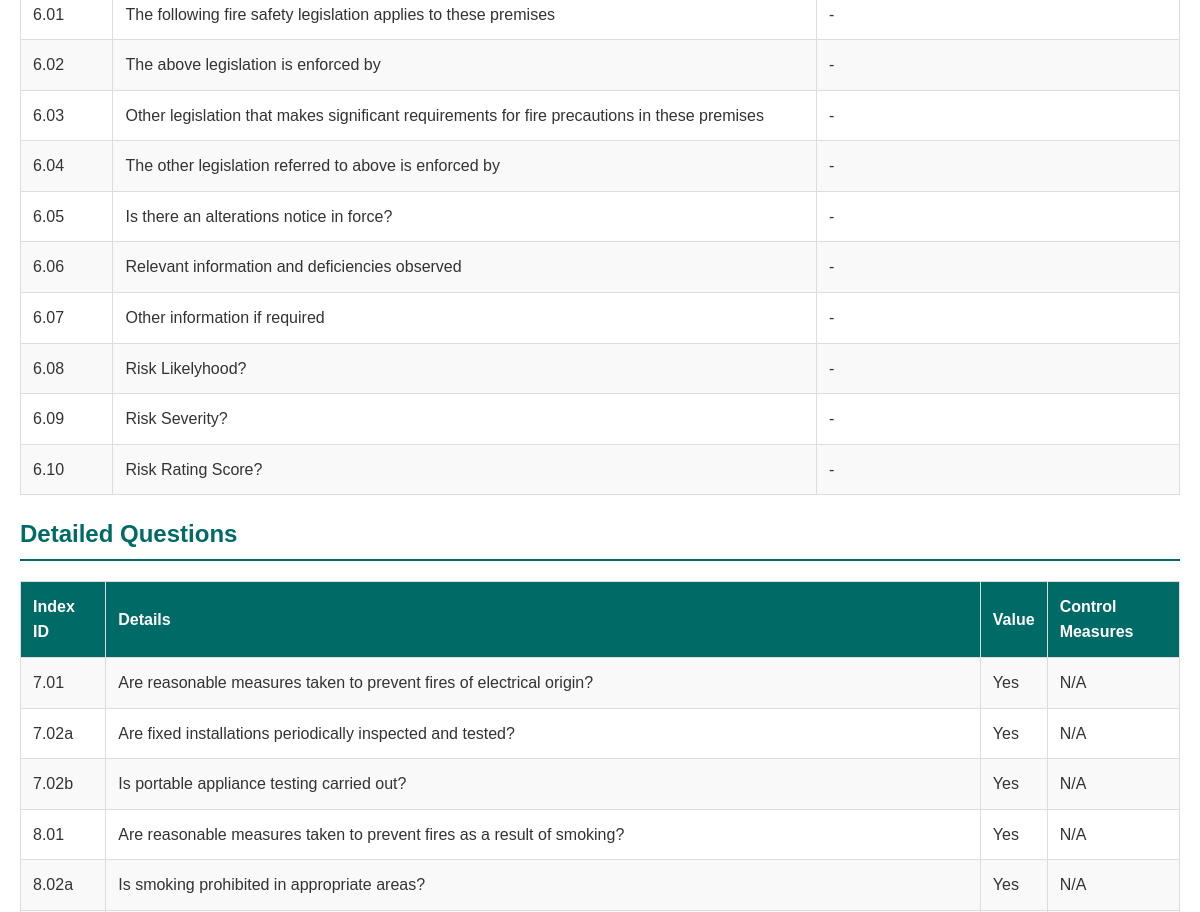
Before: /form/18/view (signed in, middle part) with the older database file.
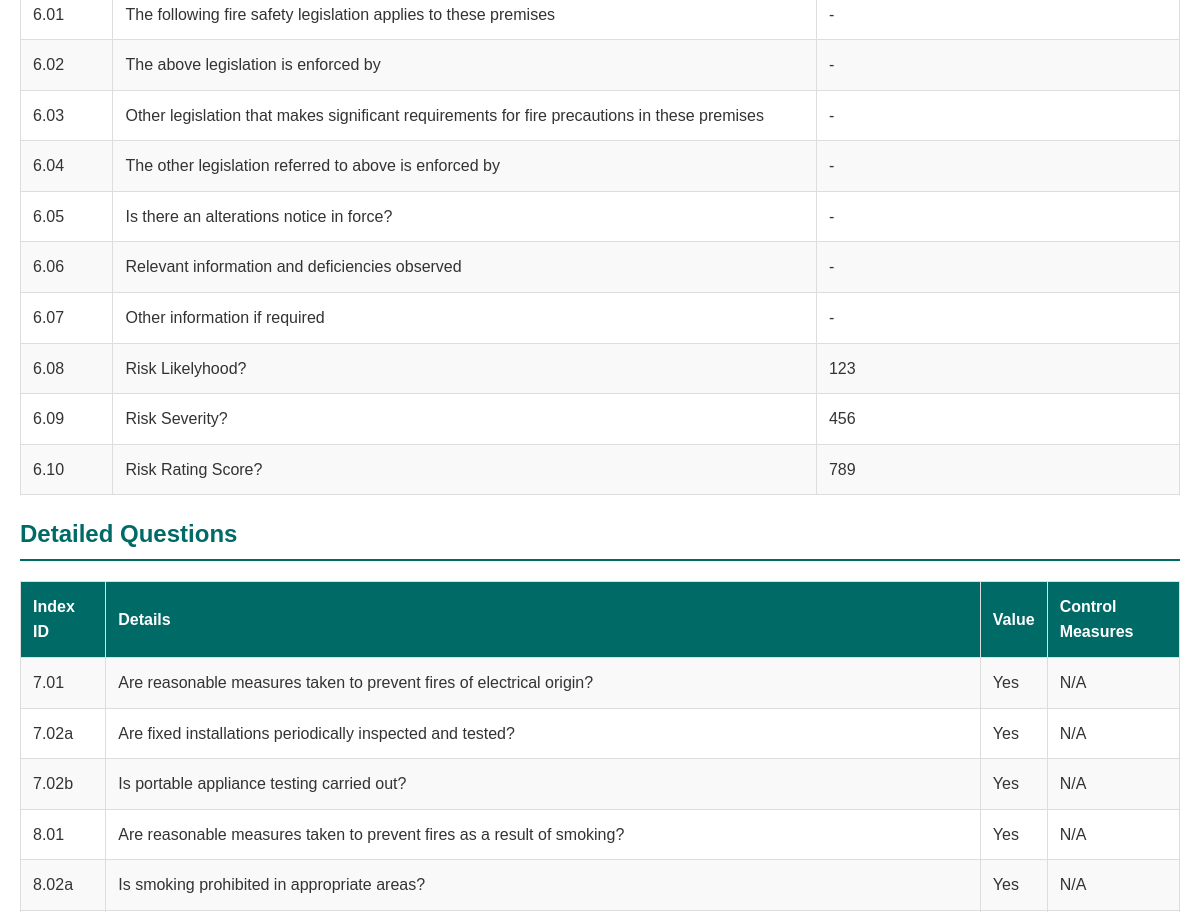
After: the same page with the newer database file.
### POC2/app.py (models this page shows)
class PrimaryAnswer(db.Model):
    id = db.Column(db.Integer, primary_key=True)
    form_id = db.Column(db.String(50), db.ForeignKey('form.form_id'), nullable=False)
    question_id = db.Column(db.String(10), nullable=False)
    question = db.Column(db.Text, nullable=False)
    answer = db.Column(db.Text, nullable=False)

### POC2/app.py (the view)
@app.route('/form/<form_id>/view')
@login_required
def view_form(form_id):
    primary_answers = PrimaryAnswer.query.filter_by(form_id=form_id).all()
    answers = Answer.query.filter_by(form_id=form_id).all()
    image_folder = os.path.join('uploads', form_id)
    cover_image_folder = os.path.join('uploads', form_id, 'cover_image')
    image_folder = image_folder.replace(os.sep, '/')
    cover_image_folder = cover_image_folder.replace(os.sep, '/')
    uploaded_images = [
        os.path.join(form_id, file).replace(os.sep, '/')  # Use forward slashes
        for file in os.listdir(image_folder)
        if file.lower().endswith(('.png', '.jpg', '.jpeg', '.bmp', '.gif'))
    ]
    cover_image = None
    if os.path.exists(cover_image_folder):
        cover_image_files = [
            file for file in os.listdir(cover_image_folder)
            if file.lower().endswith(('.png', '.jpg', '.jpeg', '.bmp', '.gif'))
        ]
        if cover_image_files:
            cover_image = os.path.join(form_id, 'cover_image', cover_image_files[0]).replace(os.sep, '/')
    return render_template(
        'view_form.html',
        form_id=form_id,
        primary_answers=primary_answers,
        answers=answers,
        current_date=datetime.now().strftime("%Y-%m-%d"),
        uploaded_images=uploaded_images,  # Pass the list of image paths
        cover_image=cover_image         # Pass the cover image path
    )

### POC2/app.py (called while the page is built)
def login_required(f):
    @wraps(f)
    def decorated_function(*args, **kwargs):
        if 'user_id' not in session:
            return redirect(url_for('login'))
        return f(*args, **kwargs)
    return decorated_function

### POC2/templates/view_form.html (shortened to what this page needs)
<!DOCTYPE html>
<html lang="en">
<head>
</head>
<body>
    <div class="container">
        <table>
            {% for primary_answer in primary_answers %}
            <tr>
                <td>{{ primary_answer.question_id }}</td>
                <td>{{ primary_answer.question }}</td>
                <td>{{ primary_answer.answer }}</td>
            </tr>
            {% endfor %}
        </table>
        <h2>Detailed Questions</h2>
        <table>
            <tr>
                <th>Index ID</th>
                <th>Details</th>
                <th>Value</th>
                <th>Control Measures</th>
            </tr>
            {% for answer in answers %}
            <tr>
                <td>{{ answer.question_id }}</td>
                <td>{{ answer.question }}</td>
                <td>{{ answer.answer }}</td>
                <td>{{ answer.control_measures or "N/A" }}</td>
            </tr>
            {% endfor %}
        </table>
    </div>
</body>
</html>

Changed rows visible on the page:
changed PrimaryAnswer "Risk Likelyhood?": answer "-" → "123"
changed PrimaryAnswer "Risk Severity?": answer "-" → "456"
changed PrimaryAnswer "Risk Rating Score?": answer "-" → "789"
